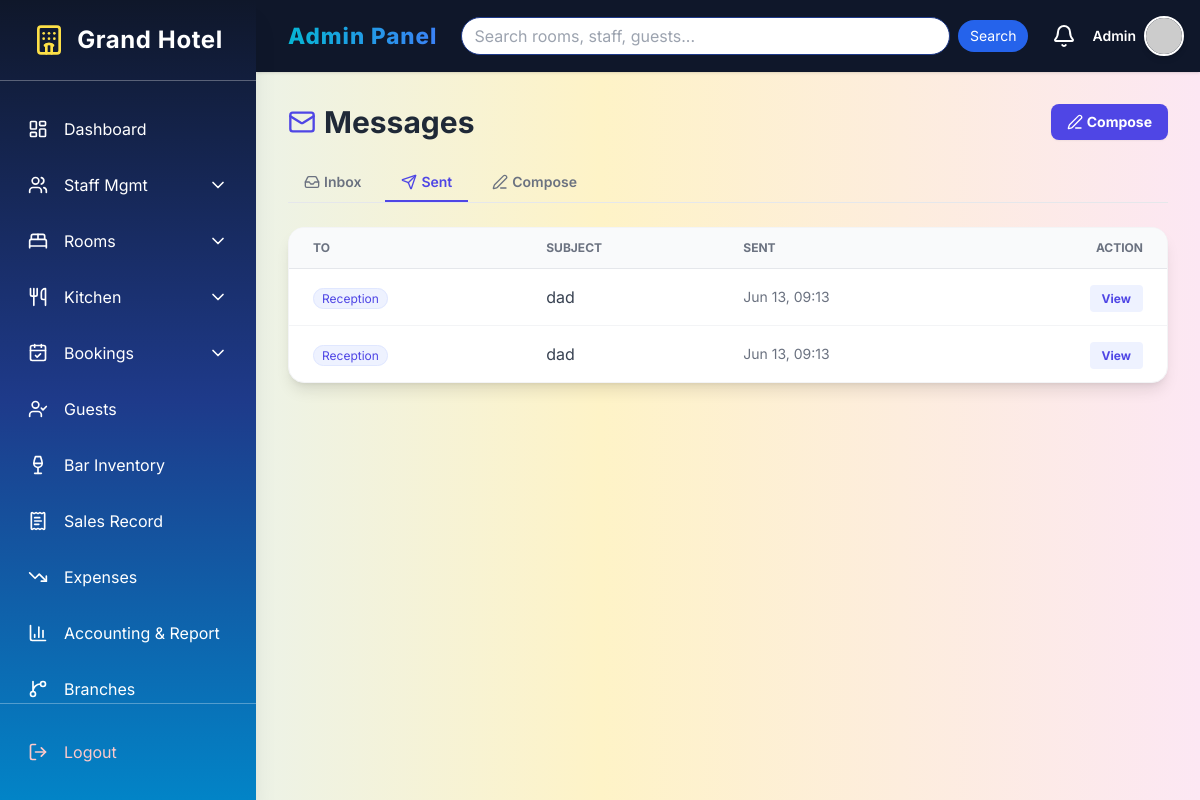
Screenshot of /messages/sent/ (signed in) with the database file from the repository.
### accounts/models.py (models this page shows, shortened)
class CustomUser(AbstractUser):
    ADMIN = 'admin'
    EMPLOYEE = 'employee'  # Unified role for all staff
    CUSTOMER = 'customer'
    ROLE_CHOICES = [
        (ADMIN, 'Admin'),
        (EMPLOYEE, 'Employee'),
        (CUSTOMER, 'Customer'),
    ]
    role = models.CharField(max_length=15, choices=ROLE_CHOICES)
    mobile = models.CharField(max_length=15, blank=True, null=True)
    profile_picture = models.ImageField(upload_to='profile_pics/', blank=True, null=True)
    objects = CustomUserManager()

class Message(models.Model):
    DEPARTMENT_CHOICES = [
        ('receptionist', 'Reception'),
        ('kitchen', 'Kitchen'),
        ('bar', 'Bar'),
        ('housekeeping', 'Housekeeping'),
        ('manager', 'Manager'),
        ('admin', 'Admin / Front Office'),
        ('guest', 'Guests'),
    ]
    sender = models.ForeignKey(CustomUser, on_delete=models.CASCADE, related_name='sent_messages')
    recipient = models.ForeignKey(CustomUser, on_delete=models.CASCADE, related_name='received_messages')
    recipient_role = models.CharField(max_length=20, choices=DEPARTMENT_CHOICES, blank=True)
    subject = models.CharField(max_length=150, blank=True)
    body = models.TextField()
    is_read = models.BooleanField(default=False)
    created_at = models.DateTimeField(auto_now_add=True)
    class Meta:
        ordering = ['-created_at']
    @property
    def target_label(self):
        if self.recipient_role:
            return self.get_recipient_role_display()
        return self.recipient.get_full_name() or self.recipient.username

### accounts/views.py (the view)
# urls.py: path('messages/sent/', views.sent_messages, name='sent_messages'),
@login_required
def sent_messages(request):
    sent = Message.objects.filter(sender=request.user).select_related('recipient')
    page_obj = paginate(request, sent)
    return render(request, 'messaging/sent.html', {
        'messages_list': page_obj,
        'page_obj': page_obj,
        'base_template': _panel_base(request),
        'active_tab': 'sent',
    })

### accounts/models.py (called while the page is built)
    @classmethod
    def load(cls):
        obj, _ = cls.objects.get_or_create(pk=1)
        return obj

### accounts/views.py (called while the page is built, shortened)
def paginate(request, queryset, per_page=10):
    return Paginator(queryset, per_page).get_page(request.GET.get('page'))

def _panel_base(request):
    if request.user.role == 'admin':
        return 'admin_panel/adminbase.html'

### templates/messaging/sent.html (shortened to what this page needs)
{% extends base_template %}
{% block panel_content %}
{% include 'messaging/_nav.html' %}
<div class="max-w-5xl mx-auto">
  <div class="bg-white rounded-2xl shadow-lg border border-gray-100 overflow-x-auto">
    <table class="rtable w-full text-left min-w-[600px]">
        <thead class="bg-gray-50 text-gray-500 text-xs uppercase font-semibold border-b">
            <tr>
                <th class="px-6 py-3">To</th>
                <th class="px-6 py-3">Subject</th>
                <th class="px-6 py-3">Sent</th>
                <th class="px-6 py-3 text-right">Action</th>
            </tr>
        </thead>
        <tbody class="divide-y divide-gray-100">
            {% for msg in messages_list %}
            <tr class="hover:bg-indigo-50/40 transition">
                <td data-label="To" class="px-6 py-4">
                    <span class="px-2 py-0.5 rounded-full text-xs bg-indigo-50 text-indigo-600 border border-indigo-100">{{ msg.target_label }}</span>
                </td>
                <td data-label="Subject" class="px-6 py-4 text-gray-700">{{ msg.subject|default:"(No subject)" }}</td>
                <td data-label="Sent" class="px-6 py-4 text-sm text-gray-500">{{ msg.created_at|date:"M d, H:i" }}</td>
                <td class="rtable-actions px-6 py-4 text-right">
                    <a href="{% url 'view_message' msg.id %}" class="px-3 py-1.5 bg-indigo-50 text-indigo-600 text-xs font-bold rounded hover:bg-indigo-100">View</a>
                </td>
            </tr>
            {% empty %}
            <tr><td colspan="4" class="p-10 text-center text-gray-500">No sent messages.</td></tr>
            {% endfor %}
        </tbody>
    </table>
  </div>
</div>
{% endblock %}

### templates/admin_panel/adminbase.html (shortened to what this page needs)
{% load static %}
<!DOCTYPE html>
<html lang="en">
<head>
  <script src="https://cdn.tailwindcss.com"></script>
</head>
<body class="bg-gray-50">
<div class="flex min-h-screen">
  <aside id="sidebar" class="sidebar w-64 flex-shrink-0 fixed inset-y-0 left-0 z-30 flex flex-col transform -translate-x-full md:translate-x-0 shadow-xl">
    <div class="flex items-center justify-center p-6 border-b border-white/30">
      <i data-lucide="hotel" class="w-8 h-8 mr-3 text-yellow-300"></i>
      <h1 class="text-2xl font-bold tracking-wide">Grand Hotel</h1>
    </div>
    <nav class="flex-1 min-h-0 overflow-y-auto px-4 py-6 space-y-2">
      <a href="{% url 'admin_dashboard' %}" class="sidebar-link flex items-center p-3 rounded-lg {% if request.resolver_match.url_name == 'admin_dashboard' %}active{% endif %}">
        <i data-lucide="layout-dashboard" class="w-5 h-5 mr-4"></i>
        <span>Dashboard</span>
      </a>
      <div>
        {% with url_name=request.resolver_match.url_name %}
        <button id="staff-toggle" class="w-full sidebar-link flex items-center justify-between p-3 rounded-lg {% if 'staff' in url_name %}active{% endif %}">
          <span class="flex items-center">
            <i data-lucide="users" class="w-5 h-5 mr-4"></i>
            <span>Staff Mgmt</span>
          </span>
          <i data-lucide="chevron-down" id="staff-chevron" class="w-5 h-5 transition-transform"></i>
        </button>
        {% endwith %}
      </div>
      <div>
        {% with url_name=request.resolver_match.url_name %}
        <button id="rooms-toggle" class="w-full sidebar-link flex items-center justify-between p-3 rounded-lg">
          <span class="flex items-center">
            <i data-lucide="bed-double" class="w-5 h-5 mr-4"></i>
            <span>Rooms</span>
          </span>
          <i data-lucide="chevron-down" id="rooms-chevron" class="w-5 h-5 transition-transform"></i>
        </button>
        {% endwith %}
      </div>
<div>
    {% with url_name=request.resolver_match.url_name %}
    <button id="kitchen-toggle" class="w-full sidebar-link flex items-center justify-between p-3 rounded-lg">
      <span class="flex items-center">
        <i data-lucide="utensils" class="w-5 h-5 mr-4"></i>
        <span>Kitchen</span>
      </span>
      <i data-lucide="chevron-down" id="kitchen-chevron" class="w-5 h-5 transition-transform"></i>
    </button>
    {% endwith %}
</div>
      <div>
        {% with url_name=request.resolver_match.url_name %}
        <button id="bookings-toggle" class="w-full sidebar-link flex items-center justify-between p-3 rounded-lg">
          <span class="flex items-center">
            <i data-lucide="calendar-check" class="w-5 h-5 mr-4"></i>
            <span>Bookings</span>
          </span>
          <i data-lucide="chevron-down" id="bookings-chevron" class="w-5 h-5 transition-transform"></i>
        </button>
        {% endwith %}
      </div>
<a href="{% url 'view_guests' %}" class="sidebar-link flex items-center p-3 rounded-lg">
    <i data-lucide="user-check" class="w-5 h-5 mr-4"></i>
    <span>Guests</span>
</a>
<a href="{% url 'bar_inventory' %}" class="sidebar-link flex items-center p-3 rounded-lg {% if 'drink' in request.resolver_match.url_name or request.resolver_match.url_name == 'bar_inventory' %}active{% endif %}">
    <i data-lucide="wine" class="w-5 h-5 mr-4"></i>
    <span>Bar Inventory</span>
</a>
<a href="{% url 'sales_record' %}" class="sidebar-link flex items-center p-3 rounded-lg {% if request.resolver_match.url_name == 'sales_record' %}active{% endif %}">
    <i data-lucide="receipt-text" class="w-5 h-5 mr-4"></i>
    <span>Sales Record</span>
</a>
<a href="{% url 'expense_list' %}" class="sidebar-link flex items-center p-3 rounded-lg {% if 'expense' in request.resolver_match.url_name %}active{% endif %}">
    <i data-lucide="trending-down" class="w-5 h-5 mr-4"></i>
    <span>Expenses</span>
</a>
<a href="{% url 'accounting_report' %}" class="sidebar-link flex items-center p-3 rounded-lg {% if request.resolver_match.url_name == 'accounting_report' %}active{% endif %}">
    <i data-lucide="bar-chart-3" class="w-5 h-5 mr-4"></i>
    <span>Accounting &amp; Report</span>
</a>
<a href="{% url 'manage_branches' %}" class="sidebar-link flex items-center p-3 rounded-lg {% if 'branch' in request.resolver_match.url_name %}active{% endif %}">
    <i data-lucide="git-branch" class="w-5 h-5 mr-4"></i>
    <span>Branches</span>
</a>
    </nav>
    <div class="shrink-0 px-4 py-6 border-t border-white/30">
      <form action="{% url 'logout' %}" method="post">
        <button type="submit" class="w-full sidebar-link flex items-center p-3 rounded-lg text-red-200 hover:bg-red-500 hover:text-white transition">
          <i data-lucide="log-out" class="w-5 h-5 mr-4"></i>
          <span>Logout</span>
        </button>
      </form>
    </div>
  </aside>
  <div id="main-content" class="main-content flex-1 flex flex-col md:ml-64">
    <header class="shadow p-4 flex items-center justify-between sticky top-0 z-20">
      <div class="flex items-center space-x-4">
        <span class="brand-text">Admin Panel</span>
      </div>
      <form action="{% url 'global_search' %}" method="get" class="hidden md:flex items-center flex-1 mx-6 search-box">
        <input type="text" name="q" value="{{ request.GET.q }}" placeholder="Search rooms, staff, guests..." class="w-full text-gray-800">
        <button type="submit" class="ml-2 px-3 py-1.5 bg-blue-600 text-white text-sm rounded-full hover:bg-blue-700">Search</button>
      </form>
      <div class="flex items-center space-x-4">
        <i data-lucide="bell" class="w-6 h-6 cursor-pointer hover:text-blue-400 transition"></i>
        <div class="relative group">
            <div class="flex items-center gap-2 cursor-pointer">
                <span class="text-sm font-semibold hidden md:block">{{ user.username|title }}</span>
                {% if user.profile_picture %}
                    <img src="{{ user.profile_picture.url }}" alt="Admin" class="w-10 h-10 rounded-full border-2 border-white shadow-md object-cover">
                {% else %}
                    <img src="https://ui-avatars.com/api/?name={{ user.username }}&background=0D8ABC&color=fff" alt="Admin" class="w-10 h-10 rounded-full border-2 border-white shadow-md">
                {% endif %}
            </div>
        </div>
      </div>
    </header>
    <main class="flex-1 p-6 md:p-8 overflow-y-auto">
      {% block panel_content %}{% endblock %}
    </main>
  </div>
</div>
</body>
</html>

### templates/admin_panel/adminbase.html (style rules this page uses)
body { background: linear-gradient(to right, #e0f2fe, #fef3c7, #fce7f3); font-family: 'Inter', sans-serif; }
.sidebar { background: linear-gradient(to bottom, #0f172a, #1e3a8a, #0284c7); color: white; }
.sidebar-link { transition: all 0.25s ease-in-out; }
header { background: #0f172a; color: white; }
.brand-text { background: linear-gradient(to right, #06b6d4, #3b82f6); -webkit-background-clip: text; -webkit-text-fill-color: transparent; font-weight: 800; font-size: 1.4rem; letter-spacing: 1px; }
.search-box input { border-radius: 9999px; padding: 6px 12px; outline: none; border: 1px solid #1e3a8a; }

### rows the page displays
CustomUser: username "Admin"
Message: target_label "Reception", subject "dad", created_at "Jun 13, 09:13"
Message: target_label "Reception", subject "dad", created_at "Jun 13, 09:13"
